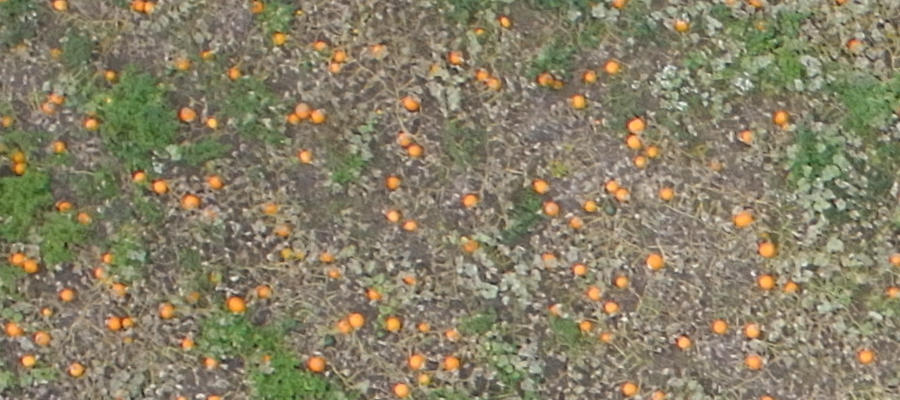
#> input picture Snippet.JPG, 900 x 400 px, found by its file name
$ python Exercise31.py
#> lines starting #> are read from the running program, lines starting #| are printed output that depends on the picture; after the words box and inside, x2 and y2 are one past the last pixel; in counts of white or black regions, pixels touching at a corner belong together; long printed decimals are rounded
import numpy as np
import cv2
import matplotlib.pyplot as plt
import math
import random as rng

def compare_original_and_segmented_image(original, segmented, title):
    plt.figure(figsize=(9, 3))
    ax1 = plt.subplot(1, 2, 1)
    plt.title(title)
    ax1.imshow(original)
    ax2 = plt.subplot(1, 2, 2, sharex=ax1, sharey=ax1)
    ax2.imshow(segmented)


def FindMeanAndAverage(Img, Mask):
    Lower_limit = (0, 0, 253)
    Upper_limit = (0, 0, 255)
    Mask = cv2.inRange(Mask, Lower_limit, Upper_limit)
    Mean_RGB, Std_RBG = cv2.meanStdDev(Img, mask = Mask)

    return Mean_RGB, Std_RBG


def PlotColorHistogram(image, title):
    colors = ('b', 'g', 'r')
    plt.figure(figsize=(8, 6))
    for i, color in enumerate(colors):
        histogram = cv2.calcHist([image], [i], None, [256], [0, 256])
        plt.plot(histogram, color=color)
        plt.xlim([0, 256])
    plt.title(title)
    plt.xlabel('Pixel value')
    plt.ylabel('Frequency')
    plt.show()

def SegmentImg(Img, Mean, Threshold):
    Values = [value[0] for value in Mean]
    Values_T = [value[0] for value in Threshold]
    Low_thresh = tuple([v - t for v, t in zip(Values, Values_T)])
    High_thresh = tuple([v + t for v, t in zip(Values, Values_T)])
    segmented_image = cv2.inRange(Img, Low_thresh, High_thresh)

    return segmented_image

def SegmentImgCustom(Img, Mean, Threshold):
    Values = [value[0] for value in Mean]
    Low_thresh = tuple([v - t for v, t in zip(Values, Threshold)])
    High_thresh = tuple([v + t for v, t in zip(Values, Threshold)])
    segmented_image = cv2.inRange(Img, Low_thresh, High_thresh)

    return segmented_image

def euclidean_segmentation(image, Mean, threshold):
    reference_color = [value[0] for value in Mean]
    euclidean_distances = np.linalg.norm(image - reference_color, axis=-1)
    segmented = (euclidean_distances < threshold).astype(np.uint8) * 255
    return segmented


Img_path = '/home/henrik/Documents/Large_Scale_Drone/Submission 1/Redone/Snippet.JPG'
Img = cv2.imread(Img_path)
#> Img is the input picture: shape (400, 900, 3); mean B, G, R 102.4, 127.2, 134.8

Annotated_img = '/home/henrik/Documents/Large_Scale_Drone/Submission 1/Redone/Snippet_Annotated.JPG'
Img_Annotated = cv2.imread(Annotated_img)
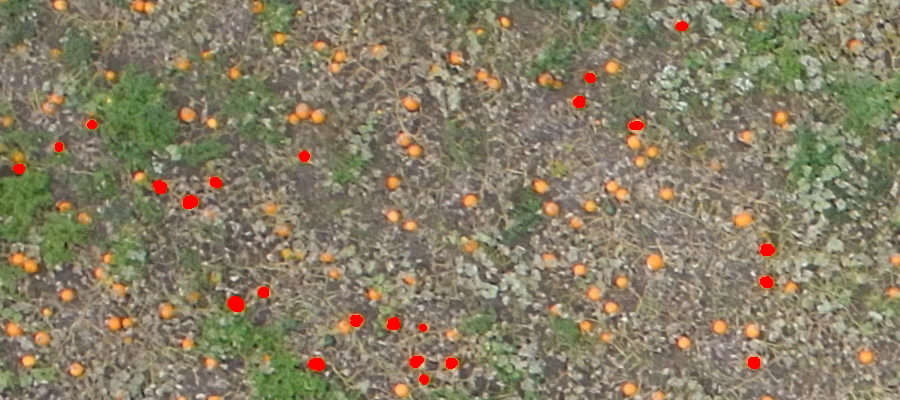
#> input picture Snippet_Annotated.JPG, 900 x 400 px, found by its file name
#> Img_Annotated is the input picture: shape (400, 900, 3); mean B, G, R 101.8, 126, 135

Img_CieLAB = cv2.cvtColor(Img, cv2.COLOR_BGR2LAB)
#> Img_CieLAB: shape (400, 900, 3); mean of channels 0, 1, 2 135.8, 126.8, 142.6


Mean_RGB, Std_RGB = FindMeanAndAverage(Img, Img_Annotated)
#> in FindMeanAndAverage, `Mask = cv2.inRange(Mask, Lower_limit, Upper_limit)`:
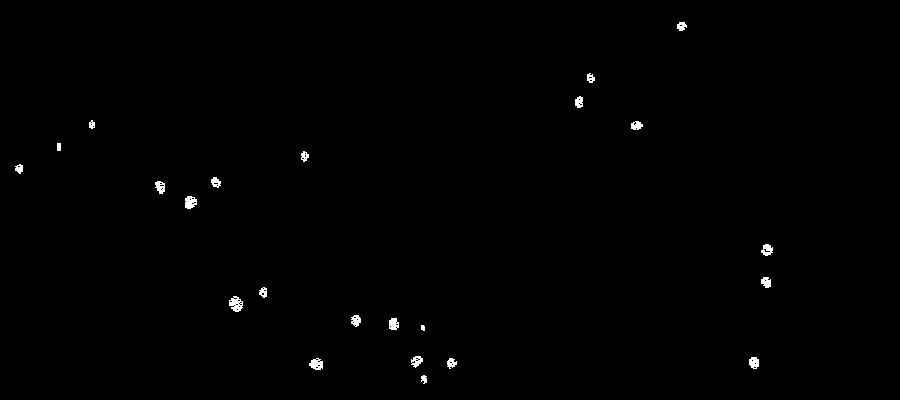
#> Mask: shape (400, 900); 0.48% white; 23 white regions, largest, box (x1, y1, x2, y2) and area: (229, 296, 243, 312) 143, (185, 196, 197, 209) 118, (309, 358, 323, 370) 117
#> in FindMeanAndAverage, `Mean_RGB, Std_RBG = cv2.meanStdDev(Img, mask = Mask)`: Mean_RGB = [89.52, 164.6, 232.5]; Std_RBG = [19.21, 19.86, 24.95]
#> Mean_RGB = [89.52, 164.6, 232.5]; Std_RGB = [19.21, 19.86, 24.95]
print("Mean Value RBG: \n", Mean_RGB, "\n Standard deviation RBG: \n", Std_RGB)
#| Mean Value RBG:
#|  [[ 89.518]
#|  [164.611]
#|  [232.502]]
#|  Standard deviation RBG:
#|  [[19.208]
#|  [19.857]
#|  [24.945 ]]

Mean_CieLAB, Std_CieLAB = FindMeanAndAverage(Img_CieLAB, Img_Annotated)
#> Mean_CieLAB = [185.5, 145.6, 176.1]; Std_CieLAB = [19.05, 5.3, 7.68]
print("Mean Value CieLAB: \n", Mean_CieLAB, "\n Standard deviation CieLAB: \n", Std_CieLAB)
#| Mean Value CieLAB:
#|  [[185.518]
#|  [145.629]
#|  [176.061]]
#|  Standard deviation CieLAB:
#|  [[19.047]
#|  [ 5.304]
#|  [ 7.678]]

#Uncomment to see Histograms
#PlotColorHistogram(Img, "RGB Histogram")
#PlotColorHistogram(Img_CieLAB, "CieLAB Histogram")

Segmented_RBG_Std = SegmentImg(Img, Mean_RGB, Std_RGB)
#> in SegmentImg, `Values = [value[0] for value in Mean]`: Values = [89.52, 164.6, 232.5]
#> in SegmentImg, `Values_T = [value[0] for value in Threshold]`: Values_T = [19.21, 19.86, 24.95]
#> in SegmentImg, `Low_thresh = tuple([v - t for v, t in zip(Values, Values_T)])`: Low_thresh = (70.31, 144.8, 207.6)
#> in SegmentImg, `High_thresh = tuple([v + t for v, t in zip(Values, Values_T)])`: High_thresh = (108.7, 184.5, 257.4)
#> in SegmentImg, `segmented_image = cv2.inRange(Img, Low_thresh, High_thresh)`: segmented_image: shape (400, 900); 1.2% white; 221 white regions (142 under 20 px), largest, box (x1, y1, x2, y2) and area: (735, 213, 752, 226) 132, (760, 243, 773, 256) 109, (647, 255, 661, 268) 92
cv2.imwrite("Output/Segmented_RBG_Std.JPG", Segmented_RBG_Std)
Segmented_CieLAB_Std = SegmentImg(Img_CieLAB, Mean_CieLAB, Std_CieLAB)
#> in SegmentImg (call 2), `Values = [value[0] for value in Mean]`: Values = [185.5, 145.6, 176.1]
#> in SegmentImg (call 2), `Values_T = [value[0] for value in Threshold]`: Values_T = [19.05, 5.3, 7.68]
#> in SegmentImg (call 2), `Low_thresh = tuple([v - t for v, t in zip(Values, Values_T)])`: Low_thresh = (166.5, 140.3, 168.4)
#> in SegmentImg (call 2), `High_thresh = tuple([v + t for v, t in zip(Values, Values_T)])`: High_thresh = (204.6, 150.9, 183.7)
#> in SegmentImg (call 2), `segmented_image = cv2.inRange(Img, Low_thresh, High_thresh)`:
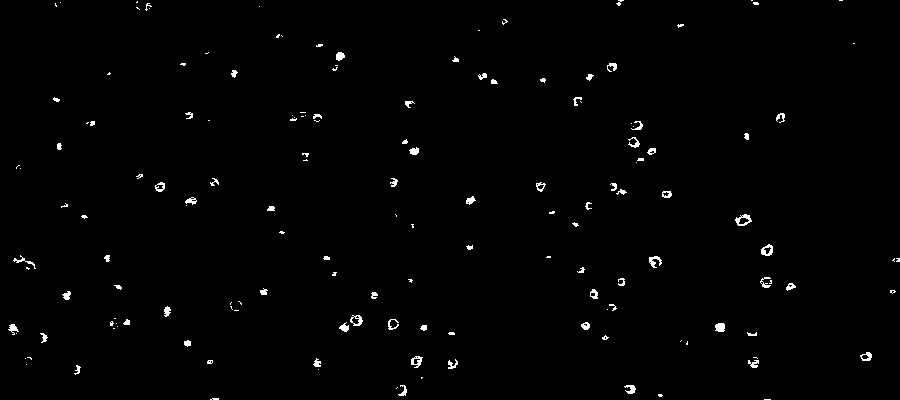
#> segmented_image: shape (400, 900); 1% white in thin lines or dots
cv2.imwrite("Output/Segmented_CieLAB_Std.JPG", Segmented_CieLAB_Std)

Segmented_RBG_Custom = SegmentImgCustom(Img, Mean_RGB, (40, 40, 70))
#> in SegmentImgCustom, `Values = [value[0] for value in Mean]`: Values = [89.52, 164.6, 232.5]
#> in SegmentImgCustom, `Low_thresh = tuple([v - t for v, t in zip(Values, Threshold)])`: Low_thresh = (49.52, 124.6, 162.5)
#> in SegmentImgCustom, `High_thresh = tuple([v + t for v, t in zip(Values, Threshold)])`: High_thresh = (129.5, 204.6, 302.5)
#> in SegmentImgCustom, `segmented_image = cv2.inRange(Img, Low_thresh, High_thresh)`:
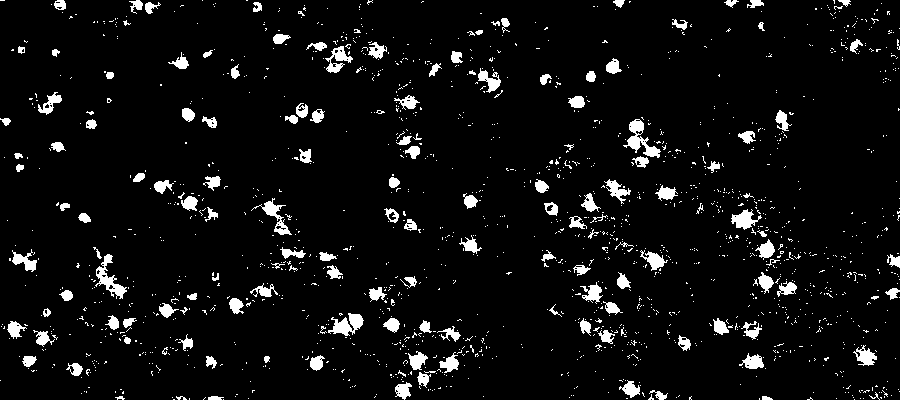
#> segmented_image: shape (400, 900); 5.8% white; 1614 white regions (1466 under 20 px), largest, box (x1, y1, x2, y2) and area: (623, 119, 661, 158) 513, (95, 254, 127, 299) 466, (328, 313, 364, 336) 439
cv2.imwrite("Output/Segmented_RBG_custom.JPG", Segmented_RBG_Custom)
Segmented_CieLAB_Custom = SegmentImgCustom(Img_CieLAB, Mean_CieLAB, (50, 17, 22))
#> call 2 of SegmentImgCustom, with Mean = array of shape (3, 1), Threshold = (50, 17, 22)
#> in SegmentImgCustom (call 2), `Values = [value[0] for value in Mean]`: Values = [185.5, 145.6, 176.1]
#> in SegmentImgCustom (call 2), `Low_thresh = tuple([v - t for v, t in zip(Values, Threshold)])`: Low_thresh = (135.5, 128.6, 154.1)
#> in SegmentImgCustom (call 2), `High_thresh = tuple([v + t for v, t in zip(Values, Threshold)])`: High_thresh = (235.5, 162.6, 198.1)
#> in SegmentImgCustom (call 2), `segmented_image = cv2.inRange(Img, Low_thresh, High_thresh)`:
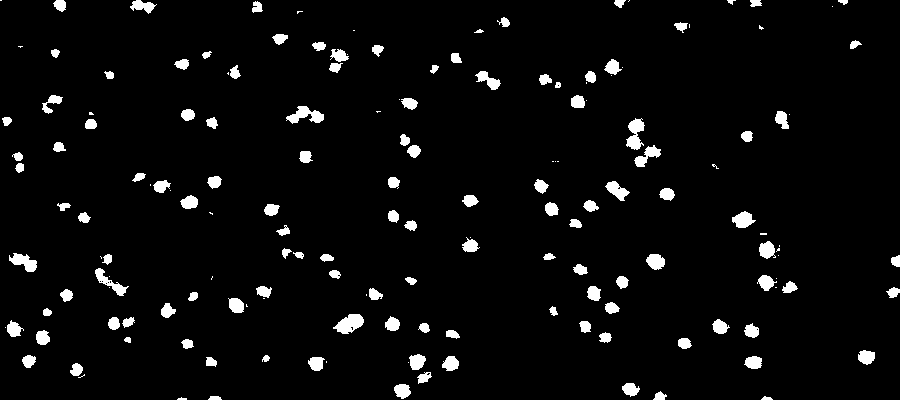
#> segmented_image: shape (400, 900); 4.3% white; 167 white regions (43 under 20 px), largest, box (x1, y1, x2, y2) and area: (333, 314, 364, 334) 384, (626, 118, 645, 150) 355, (286, 106, 324, 124) 354
cv2.imwrite("Output/Segmented_CieLAB_custom.JPG", Segmented_CieLAB_Custom)


euclidean_threshold = 65
segmented_euclidean = euclidean_segmentation(Img, Mean_RGB, euclidean_threshold)
#> in euclidean_segmentation, `reference_color = [value[0] for value in Mean]`: reference_color = [89.52, 164.6, 232.5]
#> in euclidean_segmentation, `euclidean_distances = np.linalg.norm(image - reference_color, axis=-1)`:
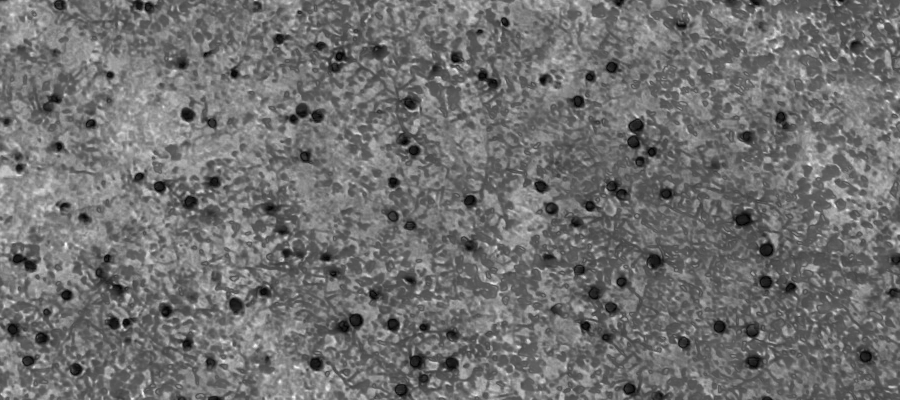
#> euclidean_distances: shape (400, 900) float64; min 0.795, max 253.1, mean 112.3
#> in euclidean_segmentation, `segmented = (euclidean_distances < threshold).astype(np.uint8) * 255`:
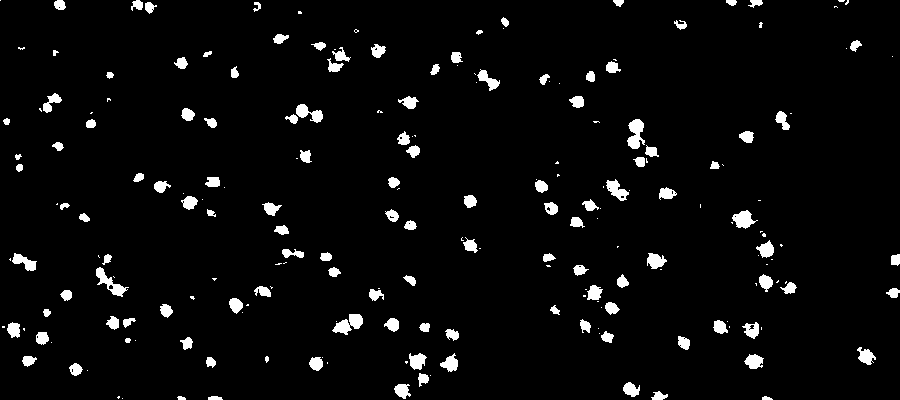
#> segmented: shape (400, 900); 4.1% white; 215 white regions (90 under 20 px), largest, box (x1, y1, x2, y2) and area: (332, 314, 363, 335) 352, (627, 119, 645, 149) 346, (96, 267, 129, 297) 326
cv2.imwrite("Output/Segmented_Euclidean.JPG", segmented_euclidean)
